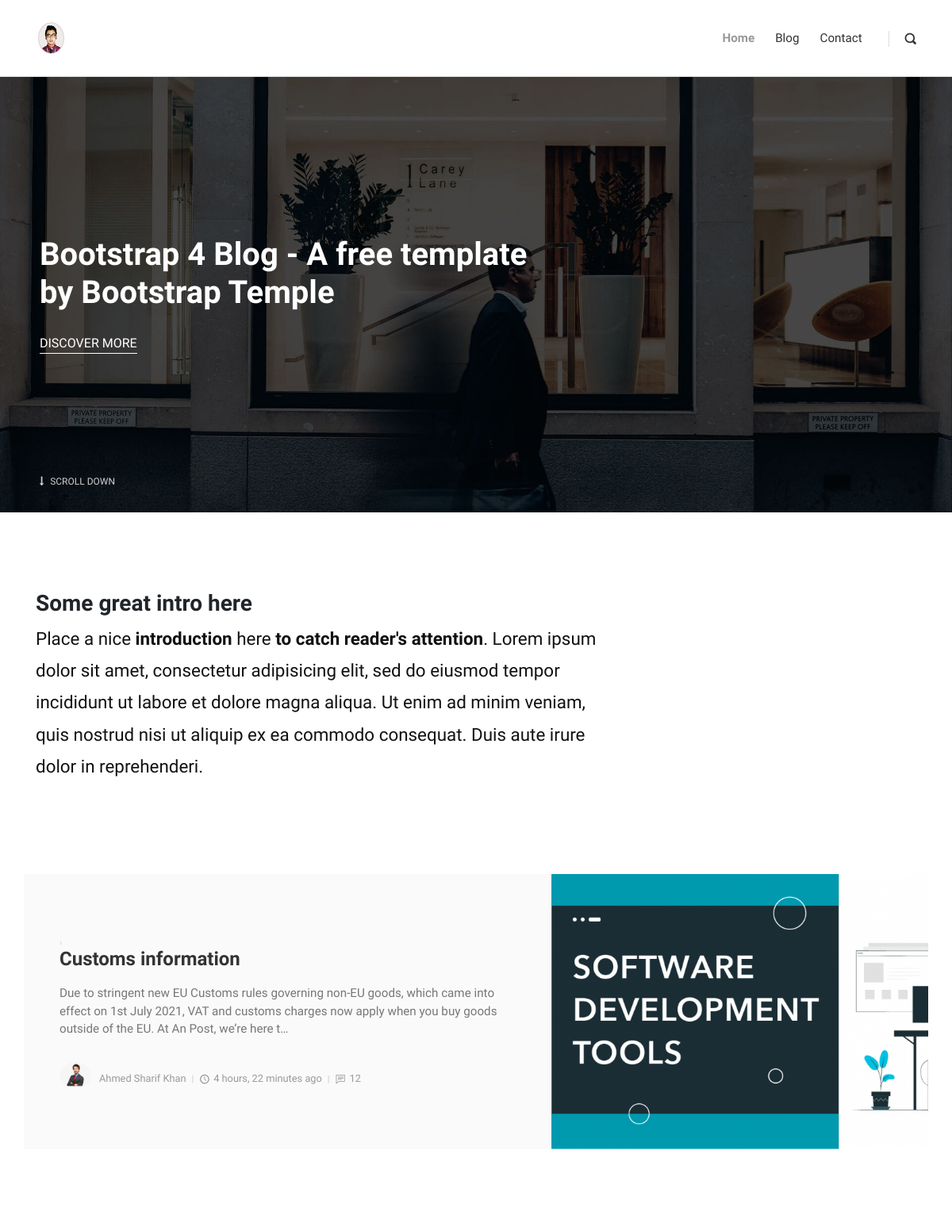
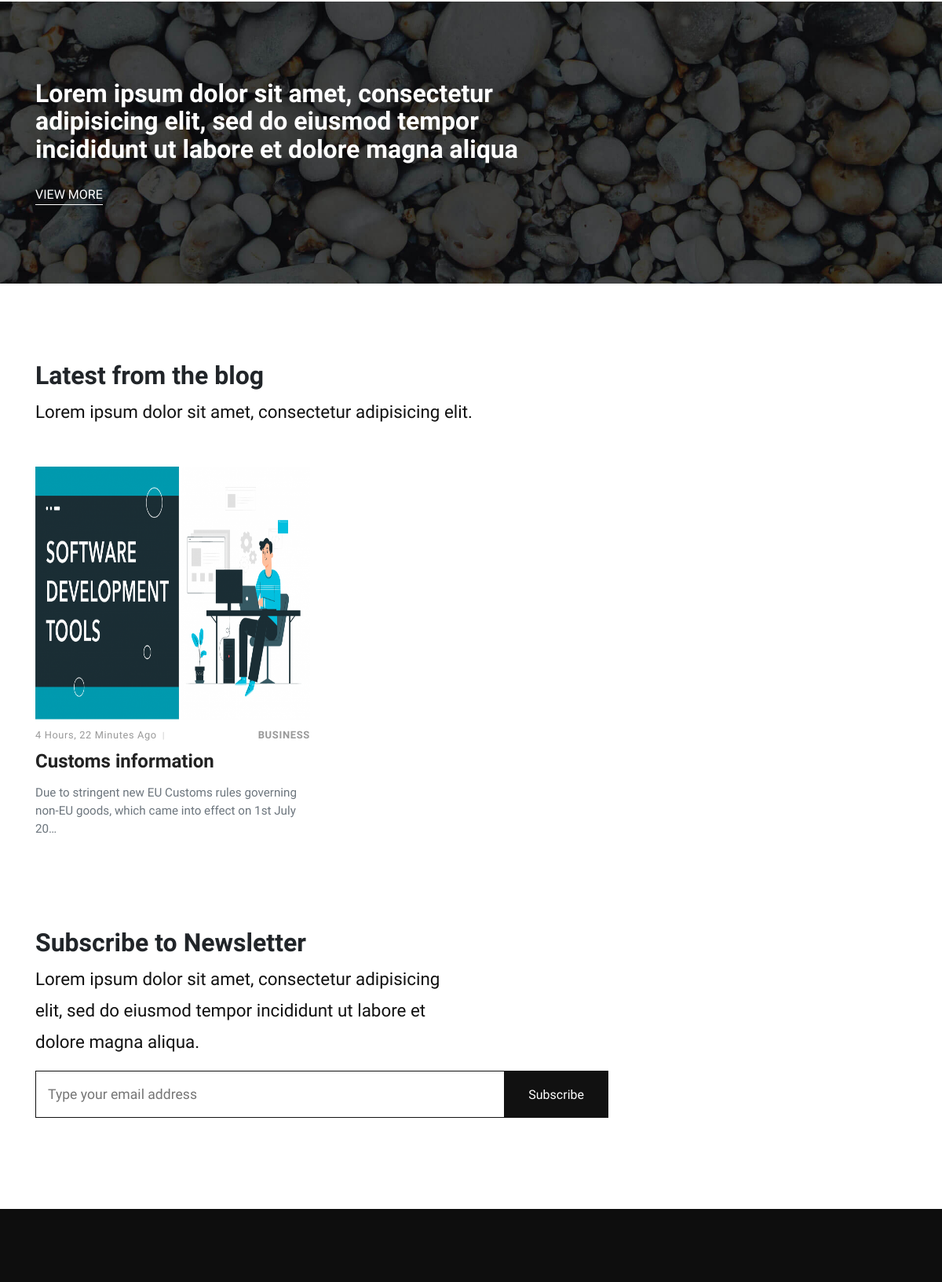
The page / (upper part) on the database its author committed (2 pictures, top to bottom).
### blog/models.py (models this page shows, shortened)
class Post(models.Model):
    title = models.CharField(max_length=100)
    overview = models.TextField()
    timestamp = models.DateTimeField(auto_now_add=True)
    content = RichTextField()
    author=models.CharField(max_length=20)
    author_pic = models.ImageField()
    thumbnail = models.ImageField()
    featured = models.BooleanField()

### blog/views.py (the view)
# urls.py: path('', views.index, name="index"),
def index(request):
    allPosts= Post.objects.all()
    featured = Post.objects.filter(featured=True)
    latest = Post.objects.order_by('-timestamp')[0:3]
    context={
        'allPosts': allPosts,
        'object_list': featured,
        'latest': latest,
    }
    return render(request, "website/index.html", context)

### blog/templates/website/index.html (shortened to what this page needs)
{% extends 'main/base.html' %}
{% load static %}
{% block content %}
    <section style="background: url(img/hero.jpg); background-size: cover; background-position: center center" class="hero">
      <div class="container">
        <div class="row">
          <div class="col-lg-7">
            <h1>Bootstrap 4 Blog - A free template by Bootstrap Temple</h1><a href="#" class="hero-link">Discover More</a>
          </div>
        </div><a href=".intro" class="continue link-scroll"><i class="fa fa-long-arrow-down"></i> Scroll Down</a>
      </div>
    </section>
    <section class="intro">
      <div class="container">
        <div class="row">
          <div class="col-lg-8">
            <h2 class="h3">Some great intro here</h2>
            <p class="text-big">Place a nice <strong>introduction</strong> here <strong>to catch reader's attention</strong>. Lorem ipsum dolor sit amet, consectetur adipisicing elit, sed do eiusmod tempor incididunt ut labore et dolore magna aliqua. Ut enim ad minim veniam, quis nostrud nisi ut aliquip ex ea commodo consequat. Duis aute irure dolor in reprehenderi.</p>
          </div>
        </div>
      </div>
    </section>
    <section class="featured-posts no-padding-top">
      <div class="container">
        {% for post in object_list %}
        <div class="row d-flex align-items-stretch">
          <div class="text col-lg-7">
            <div class="text-inner d-flex align-items-center">
              <div class="content">
                <header class="post-header">
                  <div class="category"><a href="#"></a><a href="#"></a></div><a href="post.html">
                    <h2 class="h4">{{post.title}}</h2></a>
                </header>
                <p>{{post.overview| truncatechars:200 }}</p>
                <footer class="post-footer d-flex align-items-center"><a href="#" class="author d-flex align-items-center flex-wrap">
                    <div class="avatar"><img src="{{post.author_pic.url}}" alt="Logo" style="width:40px;" class="rounded-pill"></div>
                    <div class="title"><span>{{post.author}}</span></div></a>
                  <div class="date"><i class="icon-clock"></i>{{ post.timestamp|timesince }} ago</div>
                  <div class="comments"><i class="icon-comment"></i>12</div>
                </footer>
              </div>
            </div>
          </div>
          {% if forloop.first or forloop.last %}
          <div class="image col-lg-5"><img src="{{post.thumbnail.url}}" alt="..."></div>
          {% endif %}
        </div>
        {% endfor %}
      </div>
    </section>
    <section style="background: url(img/divider-bg.jpg); background-size: cover; background-position: center bottom" class="divider">
      <div class="container">
        <div class="row">
          <div class="col-md-7">
            <h2>Lorem ipsum dolor sit amet, consectetur adipisicing elit, sed do eiusmod tempor incididunt ut labore et dolore magna aliqua</h2><a href="#" class="hero-link">View More</a>
          </div>
        </div>
      </div>
    </section>
    <section class="latest-posts">
      <div class="container">
        <header>
          <h2>Latest from the blog</h2>
          <p class="text-big">Lorem ipsum dolor sit amet, consectetur adipisicing elit.</p>
        </header>
        <div class="row">
          {% for post in latest %}
          <div class="post col-md-4">
            <div class="post-thumbnail"><a href="post.html"><img src="{{post.thumbnail.url}}" alt="..." class="img-fluid"></a></div>
            <div class="post-details">
              <div class="post-meta d-flex justify-content-between">
                <div class="date">{{ post.timestamp|timesince }} ago</div>
                <div class="category"><a href="#">Business</a></div>
              </div><a href="post.html">
                <h3 class="h4">{{post.title}}</h3></a>
              <p class="text-muted">{{post.overview| truncatechars:100 }}</p>
            </div>
          </div>
          {% endfor %}
        </div>
      </div>
    </section>
    <section class="newsletter no-padding-top">
      <div class="container">
        <div class="row">
          <div class="col-md-6">
            <h2>Subscribe to Newsletter</h2>
            <p class="text-big">Lorem ipsum dolor sit amet, consectetur adipisicing elit, sed do eiusmod tempor incididunt ut labore et dolore magna aliqua.</p>
          </div>
          <div class="col-md-8">
            <div class="form-holder">
              <form action="#">
                <div class="form-group">
                  <input type="email" name="email" id="email" placeholder="Type your email address">
                  <button type="submit" class="submit">Subscribe</button>
                </div>
              </form>
            </div>
          </div>
        </div>
      </div>
    </section>
    {% endblock content %}

### rows shown on the page
Post: title "Customs information", overview "Due to stringent new EU Customs rules governing non-EU goods, which came into effect on 1st July 2021, VAT and customs charges now apply when you buy goods outside of the EU. At An Post, we’re here t…", author_pic (picture), author "Ahmed Sharif Khan", timestamp "4 hours, 22 minutes", thumbnail (picture), timestamp "4 Hours, 22 Minutes", overview "Due to stringent new EU Customs rules governing non-EU goods, which came into effect on 1st July 20…"
